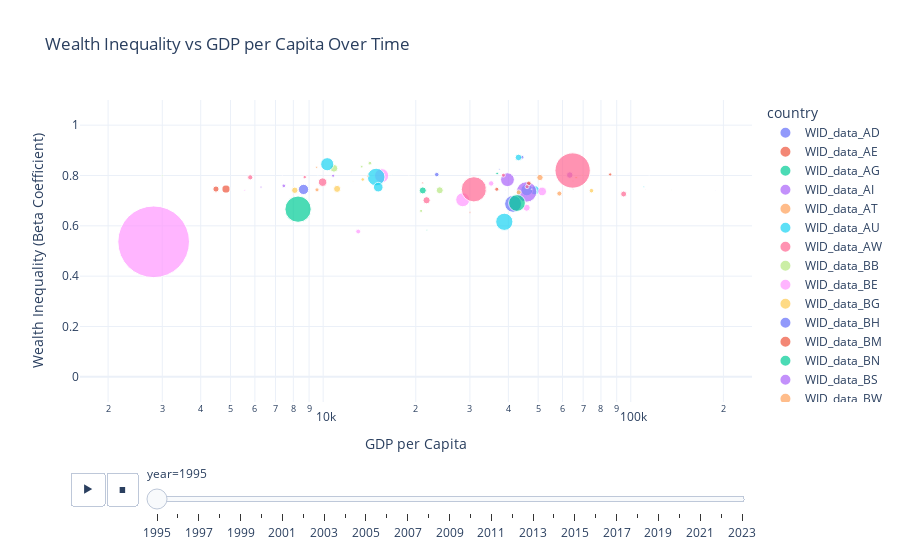

The cell this chart's notebook holds for it:
### Code cell
data.sort(key = lambda x:x[1]['value_x'][len(x[1]['value_x'])-1],reverse=True)
data2 = data[:100]
d_dcit = {k:v for k,v in data2}
common_years = set.intersection(*[set(df['year'].dropna().unique()) for df in d_dcit.values()])
d_dcit_filtered = {country: df[df['year'].isin(common_years)] for country, df in d_dcit.items()}
combined_df = pd.concat([
    df.assign(country=country) for country, df in d_dcit_filtered.items()
])
combined_df.sort_values(['country','year'],inplace=True)
combined_df.reset_index()

fig = px.scatter(
    combined_df,
    x="value_x",          # GDP per capita
    y="value_y",          # Inequality
    size="value",         # Population
    color="country",      # Color by country (or region if available)
    animation_frame="year",
    hover_name="country",
    animation_group="country",
    size_max=60,
    title="Wealth Inequality vs GDP per Capita Over Time",
    log_x=True
)

fig.update_layout(
    xaxis_title="GDP per Capita",
    yaxis_title="Wealth Inequality (Beta Coefficient)",
    template="plotly_white"
)
fig.update_yaxes(range=[-0.1,1.1])

fig.show()
